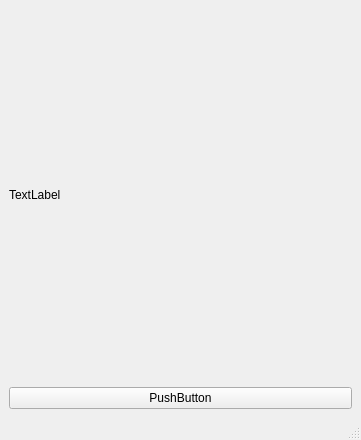
<?xml version="1.0" encoding="UTF-8"?>
<ui version="4.0">
 <class>MainWindow</class>
 <widget class="QMainWindow" name="MainWindow">
  <property name="geometry">
   <rect>
    <x>0</x>
    <y>0</y>
    <width>361</width>
    <height>440</height>
   </rect>
  </property>
  <property name="windowTitle">
   <string>MainWindow</string>
  </property>
  <widget class="QWidget" name="centralwidget">
   <layout class="QVBoxLayout" name="verticalLayout">
    <item>
     <widget class="QLabel" name="label">
      <property name="text">
       <string>TextLabel</string>
      </property>
     </widget>
    </item>
    <item>
     <widget class="QPushButton" name="pushButton">
      <property name="text">
       <string>PushButton</string>
      </property>
     </widget>
    </item>
   </layout>
  </widget>
  <widget class="QMenuBar" name="menubar">
   <property name="geometry">
    <rect>
     <x>0</x>
     <y>0</y>
     <width>361</width>
     <height>17</height>
    </rect>
   </property>
  </widget>
  <widget class="QStatusBar" name="statusbar"/>
 </widget>
 <resources/>
 <connections/>
</ui>
